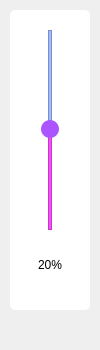
<?xml version="1.0" encoding="UTF-8"?>
<ui version="4.0">
 <class>volumeTool</class>
 <widget class="QWidget" name="volumeTool">
  <property name="geometry">
   <rect>
    <x>0</x>
    <y>0</y>
    <width>100</width>
    <height>350</height>
   </rect>
  </property>
  <property name="minimumSize">
   <size>
    <width>100</width>
    <height>350</height>
   </size>
  </property>
  <property name="maximumSize">
   <size>
    <width>100</width>
    <height>350</height>
   </size>
  </property>
  <property name="windowTitle">
   <string>Form</string>
  </property>
  <widget class="QWidget" name="background" native="true">
   <property name="geometry">
    <rect>
     <x>10</x>
     <y>10</y>
     <width>80</width>
     <height>300</height>
    </rect>
   </property>
   <property name="minimumSize">
    <size>
     <width>80</width>
     <height>300</height>
    </size>
   </property>
   <property name="maximumSize">
    <size>
     <width>80</width>
     <height>16777215</height>
    </size>
   </property>
   <property name="styleSheet">
    <string notr="true">#background
{
border-radius:5px;
background-color:rgb(255, 255, 255)
}</string>
   </property>
   <layout class="QVBoxLayout" name="verticalLayout">
    <property name="spacing">
     <number>0</number>
    </property>
    <property name="leftMargin">
     <number>0</number>
    </property>
    <property name="topMargin">
     <number>0</number>
    </property>
    <property name="rightMargin">
     <number>0</number>
    </property>
    <property name="bottomMargin">
     <number>0</number>
    </property>
    <item>
     <widget class="QWidget" name="widget" native="true">
      <property name="minimumSize">
       <size>
        <width>80</width>
        <height>240</height>
       </size>
      </property>
      <property name="maximumSize">
       <size>
        <width>80</width>
        <height>240</height>
       </size>
      </property>
      <property name="styleSheet">
       <string notr="true"/>
      </property>
      <widget class="QFrame" name="outLine">
       <property name="geometry">
        <rect>
         <x>38</x>
         <y>20</y>
         <width>4</width>
         <height>200</height>
        </rect>
       </property>
       <property name="minimumSize">
        <size>
         <width>4</width>
         <height>200</height>
        </size>
       </property>
       <property name="maximumSize">
        <size>
         <width>4</width>
         <height>200</height>
        </size>
       </property>
       <property name="styleSheet">
        <string notr="true">#outLine
{
background-color:rgb(162, 187, 255)
}</string>
       </property>
       <property name="frameShape">
        <enum>QFrame::StyledPanel</enum>
       </property>
       <property name="frameShadow">
        <enum>QFrame::Raised</enum>
       </property>
      </widget>
      <widget class="QFrame" name="inLine">
       <property name="geometry">
        <rect>
         <x>38</x>
         <y>120</y>
         <width>4</width>
         <height>100</height>
        </rect>
       </property>
       <property name="minimumSize">
        <size>
         <width>4</width>
         <height>0</height>
        </size>
       </property>
       <property name="maximumSize">
        <size>
         <width>4</width>
         <height>200</height>
        </size>
       </property>
       <property name="styleSheet">
        <string notr="true">#inLine
{
background-color:rgb(250, 76, 255)
}</string>
       </property>
       <property name="frameShape">
        <enum>QFrame::StyledPanel</enum>
       </property>
       <property name="frameShadow">
        <enum>QFrame::Raised</enum>
       </property>
      </widget>
      <widget class="QPushButton" name="pushBtn">
       <property name="geometry">
        <rect>
         <x>31</x>
         <y>110</y>
         <width>18</width>
         <height>18</height>
        </rect>
       </property>
       <property name="minimumSize">
        <size>
         <width>18</width>
         <height>18</height>
        </size>
       </property>
       <property name="maximumSize">
        <size>
         <width>18</width>
         <height>18</height>
        </size>
       </property>
       <property name="cursor">
        <cursorShape>OpenHandCursor</cursorShape>
       </property>
       <property name="styleSheet">
        <string notr="true">#pushBtn
{
border-radius:9px;
background-color:rgb(170, 85, 255)
}</string>
       </property>
       <property name="text">
        <string/>
       </property>
      </widget>
     </widget>
    </item>
    <item>
     <widget class="QLabel" name="volumeRatio">
      <property name="minimumSize">
       <size>
        <width>0</width>
        <height>30</height>
       </size>
      </property>
      <property name="maximumSize">
       <size>
        <width>16777215</width>
        <height>30</height>
       </size>
      </property>
      <property name="text">
       <string>20%</string>
      </property>
      <property name="alignment">
       <set>Qt::AlignCenter</set>
      </property>
     </widget>
    </item>
    <item>
     <widget class="QPushButton" name="pushButton">
      <property name="minimumSize">
       <size>
        <width>0</width>
        <height>30</height>
       </size>
      </property>
      <property name="maximumSize">
       <size>
        <width>16777215</width>
        <height>30</height>
       </size>
      </property>
      <property name="styleSheet">
       <string notr="true">#pushButton
{
border:none;
}
#pushButton:hover
{
background-color:rgb(255, 24, 24)
}</string>
      </property>
      <property name="text">
       <string/>
      </property>
     </widget>
    </item>
   </layout>
  </widget>
 </widget>
 <resources/>
 <connections/>
</ui>
